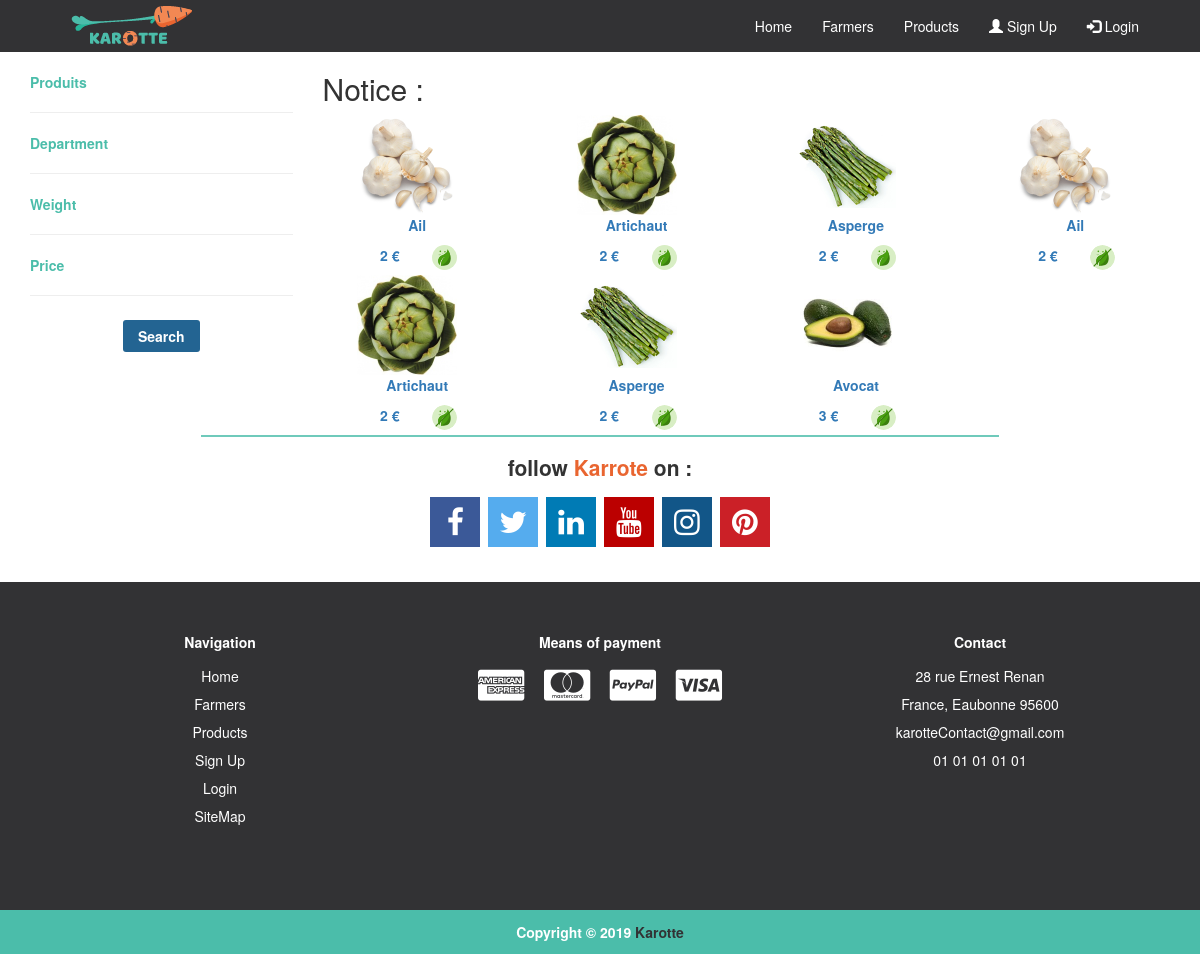
The page /Products/1 on the database its author committed.
### tables this page shows
CREATE TABLE IF NOT EXISTS `Produit` (
  `Id` int(9) NOT NULL,
  `IdListeProduit` int(9) NOT NULL,
  `Prix` varchar(255) NOT NULL,
  `Biographie` text NOT NULL,
  `Qualiter` text NOT NULL,
  `UnitWeight` varchar(9) NOT NULL,
  `NbStock` varchar(255) NOT NULL,
  `IdFarmers` int(9) NOT NULL,
  `Region` int(9) NOT NULL,
  `CreationDate` date DEFAULT NULL,
  `Actif` int(1) NOT NULL DEFAULT '0'
);

### controller/products.php (called while the page is built, shortened)
<?php
$objProducts = new products($connect);
$inputProductsFilters = $objProducts->inputListeProduit();
?>

### models/products.class.php (called while the page is built, shortened)
<?php
class products extends connect
{
    public function inputListeProduit(){
        $input = array();
        $req = $this ->_connect -> query("SELECT * FROM `ListeProduit` WHERE Actif = 1");
        $res = $req -> fetchAll();
        foreach ($res as $r){
            $input[$r['Name'] ]= $r['Id'];
        }
        return $input;
    }
    public function listeProduit($id){
        $name = "";
        $req = $this->_connect -> query("SELECT * FROM `ListeProduit` WHERE Id='$id' AND Actif='1'");
        $res = $req -> fetchAll();
        foreach($res as $r){
            $name = $r['Name'];
        }
        return $name;
    }
    public function displayProducts($limit = 10)
    {
        $explode = explode('/', $_GET['p']);
        if ($explode[1]) {
            $offset = 10 * $explode[1];
            if ($explode[1] != 0) {
                $offset = $offset - 10;
            }
        } else {
            $offset = 0;
        }
        $req = $this->_connect->query("SELECT * FROM `Produit` WHERE Actif='1' LIMIT " . $limit . " OFFSET " . $offset);
        $res = $req->fetchAll();
        return $res;
    }
}

### models/connect.class.php (called while the page is built, shortened)
<?php
class connect {
    public function setConnect(PDO $connect)
    {
        $this -> _connect = $connect;
    }
}
?>

### config.php (called while the page is built, shortened)
<?php
function routeUrl(){
    $nbslash = '';
    if(isset($_GET['p'])){
        $nburl = count(explode('/', $_GET['p']));
        if($nburl !== 0){
            for($i=1; $i < $nburl; $i++){
                $nbslash .= "../";
            }
        }
    }
    return $nbslash;
}

### controller/allFarmerAndProduct/allProduct.php (the view, shortened to what this page needs)
<?php
$produits = $objProducts->displayProducts();
foreach ($produits as $produit) {
    ?>
    <div class="col-sm-3 produit">
        <a href="<?= routeUrl() ?>Products/produit=<?= $produit['Id'] ?>">
            <div class="produit_picture">
                <img src="<?= routeUrl() ?>src/images/produits/<?= $objProducts->listeProduit($produit['IdListeProduit']) ?>.jpg" style="width: 100px;" alt="produit image">
            </div>
            <div class="produit_info">
                <p><?= $objProducts->listeProduit($produit['IdListeProduit'])?></p>
                <div class="row">
                    <div class="col-sm-3"></div>
                    <div class="col-sm-3">
                        <p><?= $produit['Prix']?> €</p>
                    </div>
                    <div class="col-sm-3">
                        <?php
                        if($produit['Qualiter'] == '1' ){
                            ?>
                            <img src="<?= routeUrl() ?>src/images/icone/petiteIcone/biologic.svg" style="width: 25px;" alt="logo qualiter organic">
                            <?php
                        }else{
                            ?>
                            <img src="<?= routeUrl() ?>src/images/icone/petiteIcone/no-biologic-green.svg" style="width: 25px;" alt="logo qualiter no-organic">
                            <?php
                        }
                        ?>
                    </div>
                    <div class="col-sm-3"></div>
                </div>
            </div>
        </a>
    </div>
    <?php
}
        ?>

### src/asset/css/karotte.css (style rules this page uses)
.produit a { text-decoration: none; }
.produit_picture { width: 120px; margin: 0 auto; }
.produit_info { text-align: center; font-weight: bold; }

### rows shown on the page
produit: listeProduit "Ail", Prix "2"
produit: listeProduit "Artichaut", Prix "2"
produit: listeProduit "Asperge", Prix "2"
produit: listeProduit "Ail", Prix "2"
produit: listeProduit "Artichaut", Prix "2"
produit: listeProduit "Asperge", Prix "2"
produit: shows a picture, listeProduit "Avocat", Prix "3"
